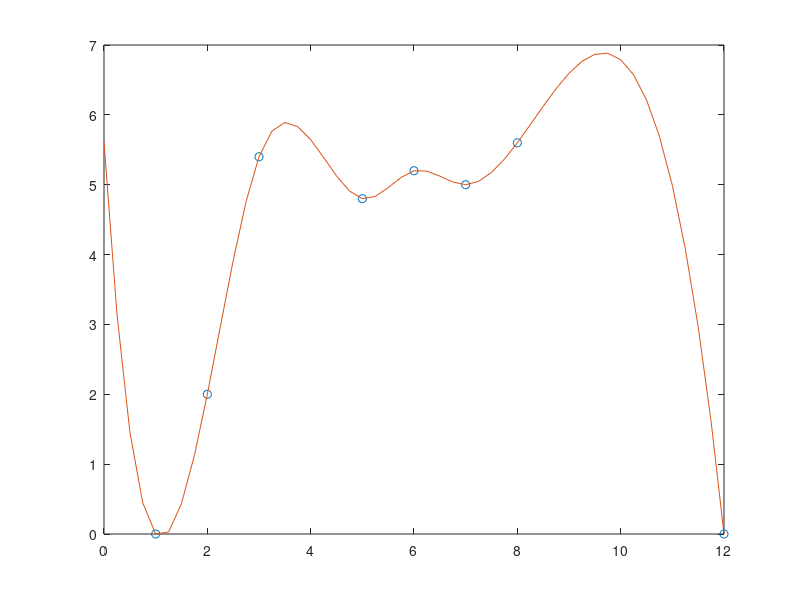

This chart was generated by the following MATLAB code: (Note: this script raises an error after producing the figure.)
% LSQCURVEFIT Nonlinear Function
% Attempt Seems good
clear all; close all; clc
s =[1 2 3 5 6 7 8 12];
y=[0 2 5.4 4.8 5.2 5 5.6 0];
xx = 0:.25:12;
yy = spline(s,y,xx);
plot(s,y,'o',xx,yy)
        
fun = @(x,s) ((x(5)./(x(2)-x(1))).*s - x(1).*x(5)./(x(2)-x(1))).*(heaviside(s-x(1)) - heaviside(s-x(2))) +...
     x(5).*(heaviside(s-x(2))-heaviside(s-x(3))) + ...
((x(5)./(x(4)-x(3))).*-s + ( (x(3).*x(5))./(x(4) - x(3)) + x(5))).*(heaviside(s-x(3)) - heaviside(s-x(4)));

x0 = [0.9 2.9 4.89 7.85 11.50];
% Find the "minimized error".
x = lsqcurvefit(fun,x0,s,y)
%x = lsqnonlin(fun,x0,s,y)
times = linspace(s(1),s(end));
hold on
plot(s,y,'ko',times,fun(x,times),'b-')
legend('Data','Fitted Response')
title('Data and Fitted Curve')


fun = @(x,s) ((x(4)./(x(2)-x(1))).*s - x(1).*x(4)./(x(2)-x(1))).*(heaviside(s-x(1)) - heaviside(s-x(2))) +...
     x(4).*(heaviside(s-x(2))-heaviside(s-x(3)));
 
 x0 = [0.9 2.9 4.89 7.85 11.50];
% Find the "minimized error".
x = lsqcurvefit(fun,x0,s,y)
%x = lsqnonlin(fun,x0,s,y)
times = linspace(s(1),s(end));
figure; hold on
plot(s,y,'ko',times,fun(x,times),'b-')
legend('Data','Fitted Response')
title('Data and Fitted Curve')
